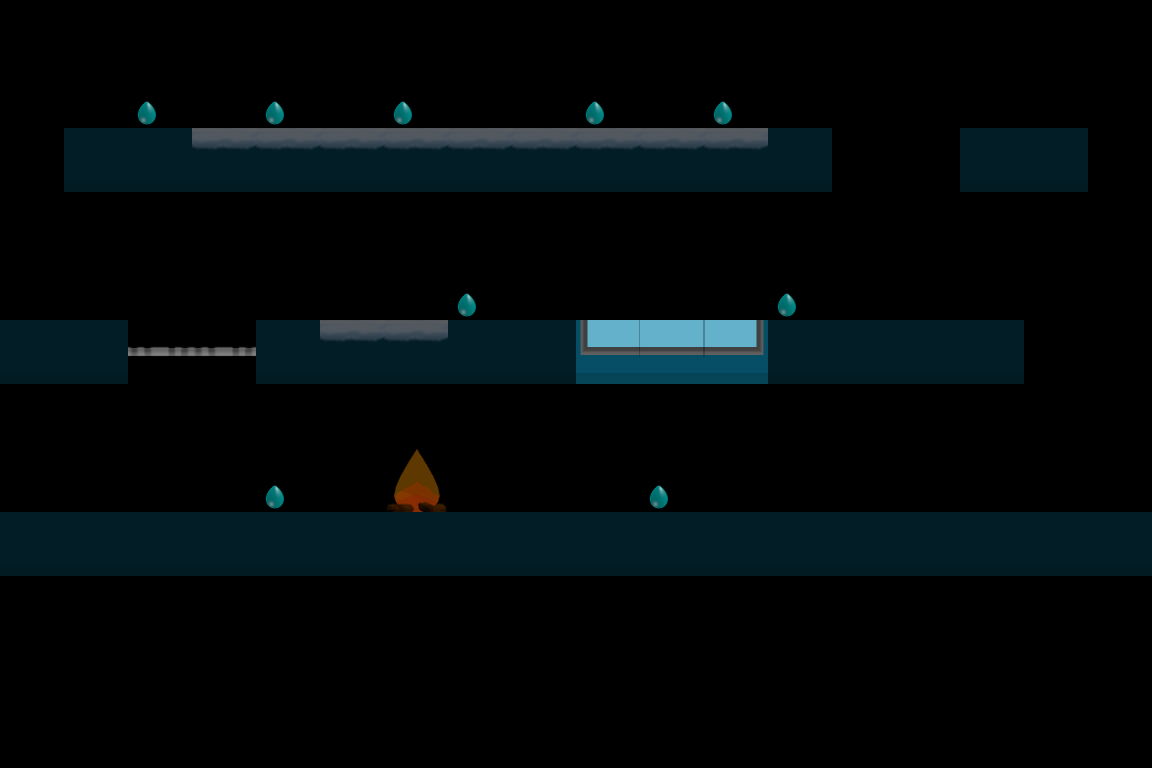

Rendered tile map (Tiled .tmx) drawn with the repository's tilesets; below, a short description and the map source with its tile grids summarised:
An orthogonal 18x12 tile map with 64x64 px tiles, 5 tile layers (layer1, fire, eau, points, ...), 8 tilesets.

<map version="1.0" orientation="orthogonal" renderorder="right-up" width="18" height="12" tilewidth="64" tileheight="64" nextobjectid="2">
 <tileset firstgid="1" name="solnormal" tilewidth="64" tileheight="64">
  <image source="solnormal.png" width="64" height="64" />
 </tileset>
 <tileset firstgid="2" name="sol" tilewidth="64" tileheight="64">
  <image source="sol.png" width="64" height="64" />
 </tileset>
 <tileset firstgid="3" name="solbassin" tilewidth="64" tileheight="64">
  <image source="solbassin.png" width="64" height="64" />
 </tileset>
 <tileset firstgid="4" name="solbassin1" tilewidth="64" tileheight="64">
  <image source="solbassin1.png" width="64" height="64" />
 </tileset>
 <tileset firstgid="5" name="spritesheet_fire" tilewidth="64" tileheight="64">
  <properties>
   <property name="Fire" value="1" />
  </properties>
  <image source="spritesheet_fire.png" width="256" height="64" />
 </tileset>
 <tileset firstgid="9" name="solbassin2" tilewidth="64" tileheight="64">
  <image source="solbassin2.png" width="64" height="64" />
 </tileset>
 <tileset firstgid="10" name="spritesheet_point" tilewidth="37" tileheight="32">
  <image source="spritesheet_point.png" width="150" height="32" />
 </tileset>
 <tileset firstgid="14" name="grille" tilewidth="64" tileheight="64">
  <image source="grille.png" width="64" height="64" />
 </tileset>
 <layer name="layer1" width="18" height="12" opacity="0.38">
  <data>[216 cells, 43 non-empty, 2 distinct tile ids]</data>
 </layer>
 <layer name="fire" width="18" height="12">
  <data>[216 cells, 1 non-empty, 1 distinct tile ids]</data>
 </layer>
 <layer name="eau" width="18" height="12">
  <data>[216 cells, 3 non-empty, 3 distinct tile ids]</data>
 </layer>
 <layer name="points" width="18" height="12">
  <data>[216 cells, 9 non-empty, 1 distinct tile ids]</data>
 </layer>
 <layer name="grille" width="18" height="12">
  <data>[216 cells, 2 non-empty, 1 distinct tile ids]</data>
 </layer>
</map>
